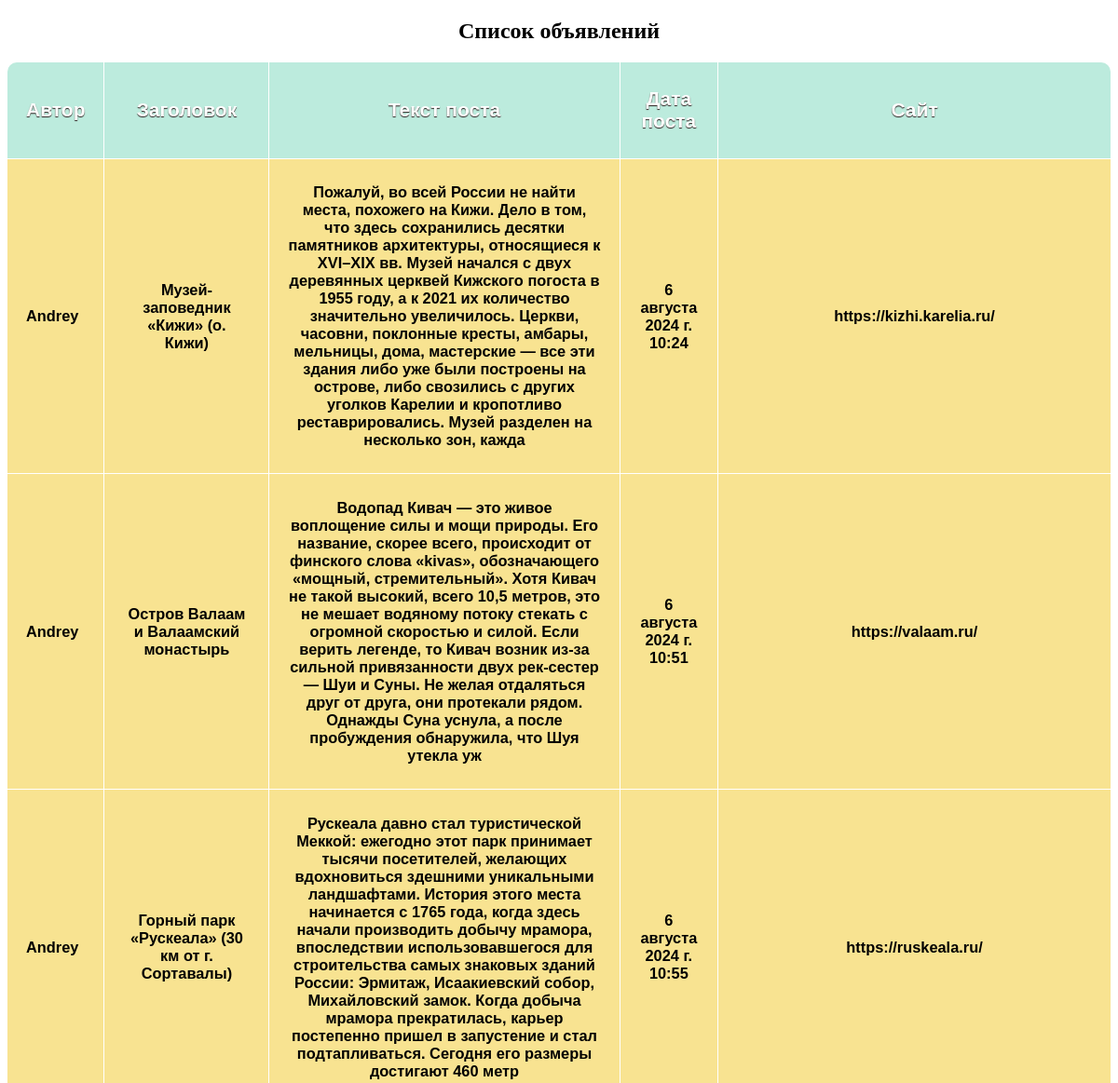
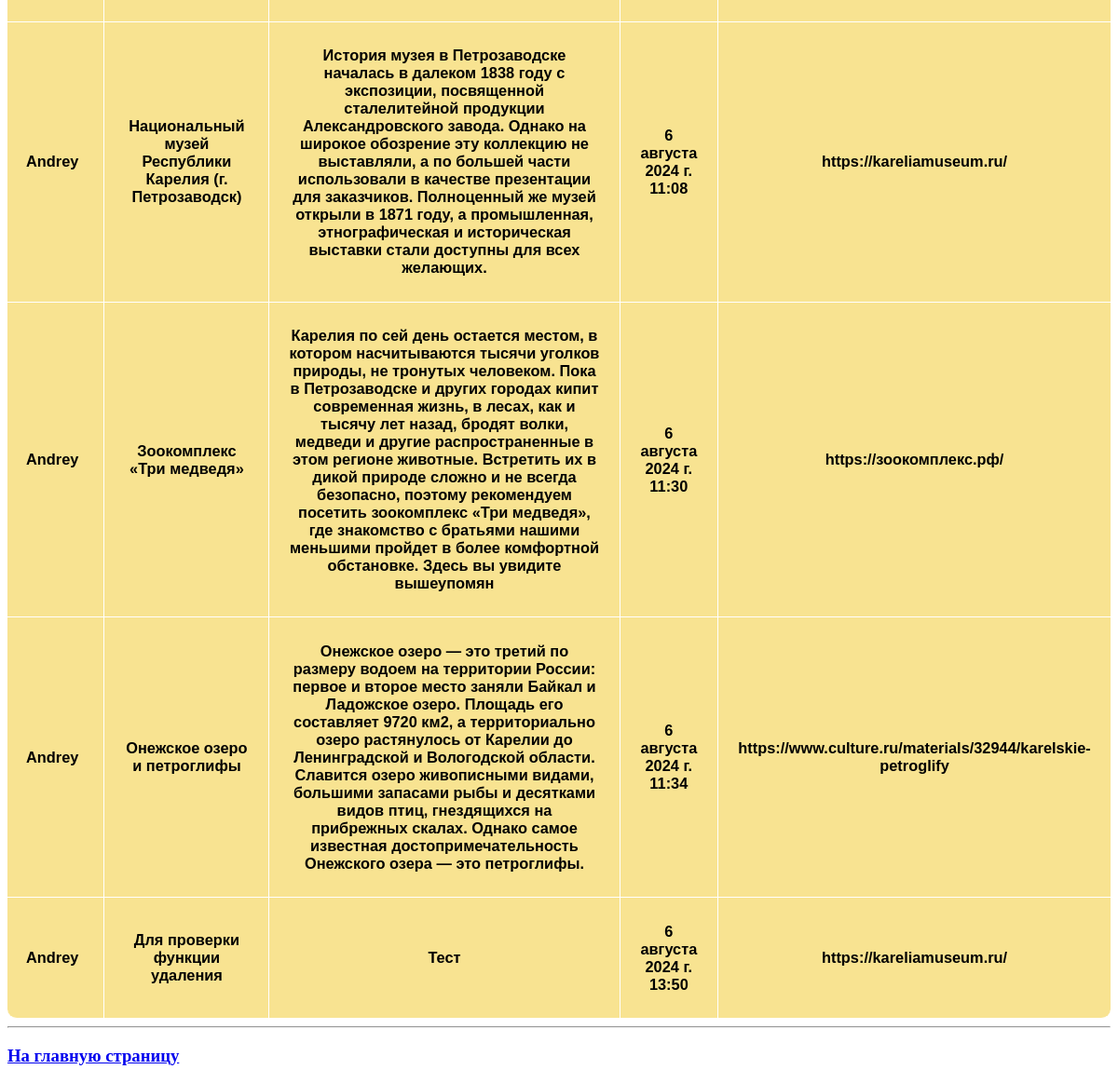
Screenshot of /board/post/table/ with the database file from the repository (2 pictures, top to bottom).
### board/models.py (models this page shows, shortened)
class Post(models.Model):
    author = models.CharField(max_length=50, verbose_name='Автор')
    title = models.CharField(max_length=200, verbose_name='Заголовок')
    text = models.TextField(max_length=500, verbose_name='Текст объявления')
    created_at = models.DateTimeField(default=timezone.now, verbose_name='Опубликовано',
                                      editable=False)  # Параметр 'editable' отключает возможность для редактирования
    url_adders = models.CharField(max_length=150, verbose_name='Ссылка на сайт')
    image = models.ImageField(upload_to='posts/', null=True, verbose_name='Изображение')
    class Meta:  # Настроечный класс
        verbose_name = 'Объявление'
        verbose_name_plural = 'Объявления'

### board/views.py (the view)
# urls.py: path('post/table/', post_list_in_table, name='post_list_in_table'),
def post_list_in_table(request):  # Посты в виде таблицы
    posts = Post.objects.all()
    context = {
        'title': 'Посты',
        'posts': posts
    }
    return render(request, template_name='board/posts_in_table.html', context=context)

### board/templates/board/posts_in_table.html (shortened to what this page needs)
{% extends 'board/base.html' %}
{% block content %}
<div style="text-align: center;">
<h2>Список объявлений</h2>
    <table>
    <colgroup>
    </colgroup>
  <thead>
    <tr>
        <th><h2>Автор</h2></th>
        <th><h2>Заголовок</h2></th>
        <th><h2>Текст поста</h2></th>
        <th><h2>Дата поста</h2></th>
        <th><h2>Сайт</h2></th>
    </tr>
  </thead>
  <tbody>
{% for post in posts %}
    <tr>
        <td>
            <h3>{{post.author}}</h3>
        </td>
        <td>
            <h3>{{post.title}}</h3>
        </td>
        <td>
            <h3>{{post.text}}</h3>
        </td>
        <td>
            <h3>{{post.created_at}}</h3>
        </td>
        <td>
            <h3>{{post.url_adders}}</h3>
        </td>
    </tr>
  {% endfor %}
  </tbody>
</table>
</div>
<hr>
<a href="{% url 'board:index'%}"><h3>На главную страницу</h3></a>
{% endblock content %}

### board/templates/board/posts_in_table.html (style rules this page uses)
table { font-family: "Lucida Sans Unicode", "Lucida Grande", Sans-Serif; font-size: 14px; border-radius: 10px; border-spacing: 0; text-align: center; margin: 0 auto }
th { background: #BCEBDD; color: white; text-shadow: 0 1px 1px #2D2020; padding: 10px 20px; }
th, td { border-style: solid; border-width: 0 1px 1px 0; border-color: white; }
th:first-child, td:first-child { text-align: left; }
th:first-child { border-top-left-radius: 10px; }
th:last-child { border-top-right-radius: 10px; border-right: none; }
td { padding: 10px 20px; background: #F8E391; }
tr:last-child td:first-child { border-radius: 0 0 0 10px; }
tr:last-child td:last-child { border-radius: 0 0 10px 0; }
tr td:last-child { border-right: none; }

### rows the page displays
Post: author "Andrey", title "Музей-заповедник «Кижи» (о. Кижи)", text "Пожалуй, во всей России не найти места, похожего на Кижи. Дело в том, что здесь сохранились десятки памятников архитектуры, относящиеся к XVI–XIX вв. Музей начался с двух деревянных церквей Кижского погоста в 1955 году, а к 2021 их количество значительно увеличилось. Церкви, часовни, поклонные кресты, амбары, мельницы, дома, мастерские — все эти здания либо уже были построены на острове, либо свозились с других уголков Карелии и кропотливо реставрировались. Музей разделен на несколько зон, кажда", created_at "6 августа 2024 г. 10:24", url_adders "https://kizhi.karelia.ru/"
Post: author "Andrey", title "Остров Валаам и Валаамский монастырь", text "Водопад Кивач — это живое воплощение силы и мощи природы. Его название, скорее всего, происходит от финского слова «kivas», обозначающего «мощный, стремительный». Хотя Кивач не такой высокий, всего 10,5 метров, это не мешает водяному потоку стекать с огромной скоростью и силой. Если верить легенде, то Кивач возник из-за сильной привязанности двух рек-сестер — Шуи и Суны. Не желая отдаляться друг от друга, они протекали рядом. Однажды Суна уснула, а после пробуждения обнаружила, что Шуя утекла уж", created_at "6 августа 2024 г. 10:51", url_adders "https://valaam.ru/"
Post: author "Andrey", title "Горный парк «Рускеала» (30 км от г. Сортавалы)", text "Рускеала давно стал туристической Меккой: ежегодно этот парк принимает тысячи посетителей, желающих вдохновиться здешними уникальными ландшафтами. История этого места начинается с 1765 года, когда здесь начали производить добычу мрамора, впоследствии использовавшегося для строительства самых знаковых зданий России: Эрмитаж, Исаакиевский собор, Михайловский замок. Когда добыча мрамора прекратилась, карьер постепенно пришел в запустение и стал подтапливаться. Сегодня его размеры достигают 460 метр", created_at "6 августа 2024 г. 10:55", url_adders "https://ruskeala.ru/"
Post: author "Andrey", title "Национальный музей Республики Карелия (г. Петрозаводск)", text "История музея в Петрозаводске началась в далеком 1838 году с экспозиции, посвященной сталелитейной продукции Александровского завода. Однако на широкое обозрение эту коллекцию не выставляли, а по большей части использовали в качестве презентации для заказчиков. Полноценный же музей открыли в 1871 году, а промышленная, этнографическая и историческая выставки стали доступны для всех желающих.", created_at "6 августа 2024 г. 11:08", url_adders "https://kareliamuseum.ru/"
Post: author "Andrey", title "Зоокомплекс «Три медведя»", text "Карелия по сей день остается местом, в котором насчитываются тысячи уголков природы, не тронутых человеком. Пока в Петрозаводске и других городах кипит современная жизнь, в лесах, как и тысячу лет назад, бродят волки, медведи и другие распространенные в этом регионе животные. Встретить их в дикой природе сложно и не всегда безопасно, поэтому рекомендуем посетить зоокомплекс «Три медведя», где знакомство с братьями нашими меньшими пройдет в более комфортной обстановке. Здесь вы увидите вышеупомян", created_at "6 августа 2024 г. 11:30", url_adders "https://зоокомплекс.рф/"
Post: author "Andrey", title "Онежское озеро и петроглифы", text "Онежское озеро — это третий по размеру водоем на территории России: первое и второе место заняли Байкал и Ладожское озеро. Площадь его составляет 9720 км2, а территориально озеро растянулось от Карелии до Ленинградской и Вологодской области. Славится озеро живописными видами, большими запасами рыбы и десятками видов птиц, гнездящихся на прибрежных скалах. Однако самое известная достопримечательность Онежского озера — это петроглифы.", created_at "6 августа 2024 г. 11:34", url_adders "https://www.culture.ru/materials/32944/karelskie-petroglify"
Post: author "Andrey", title "Для проверки функции удаления", text "Тест", created_at "6 августа 2024 г. 13:50", url_adders "https://kareliamuseum.ru/"
